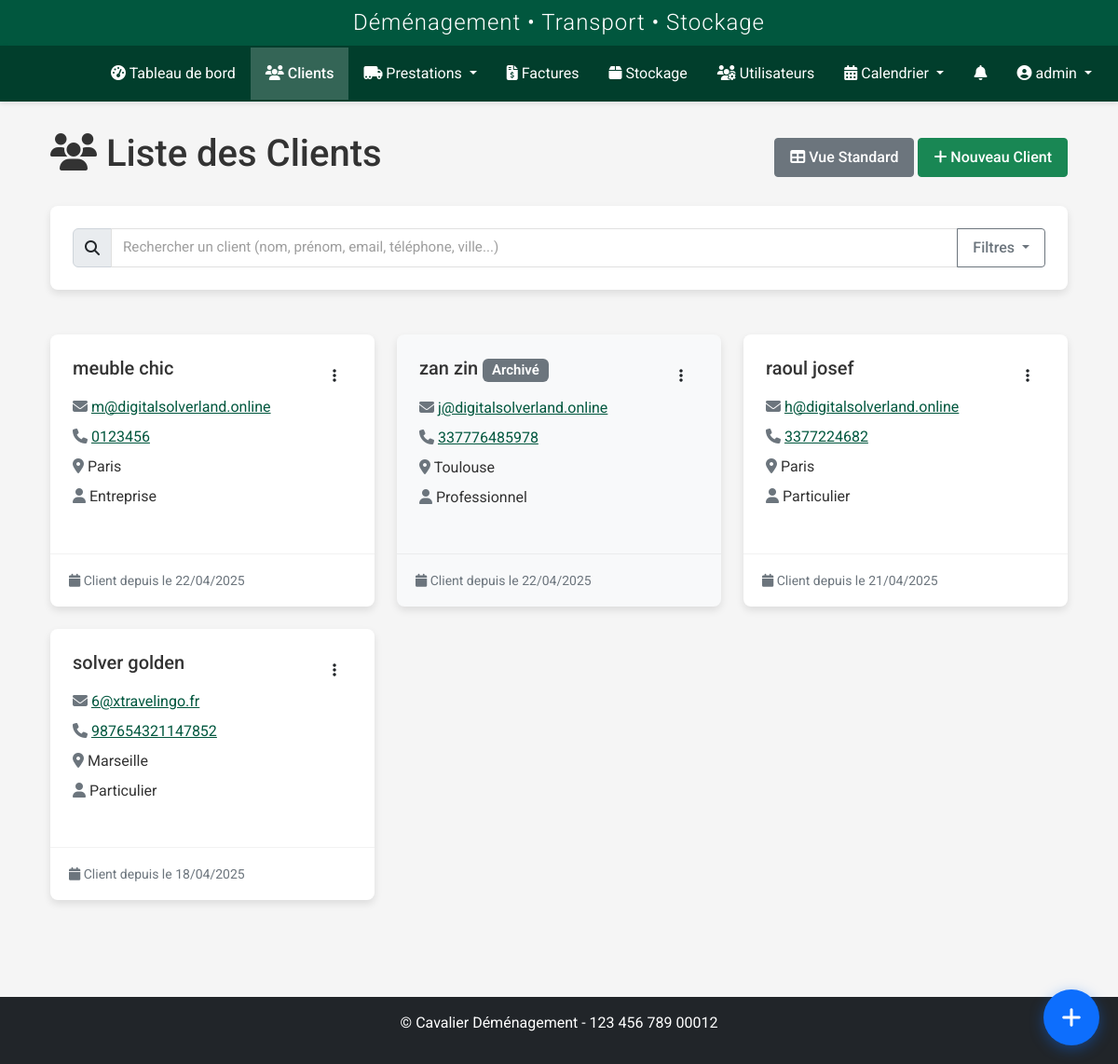
/clients/clients/liste (signed in), run on an earlier commit of the app's database.
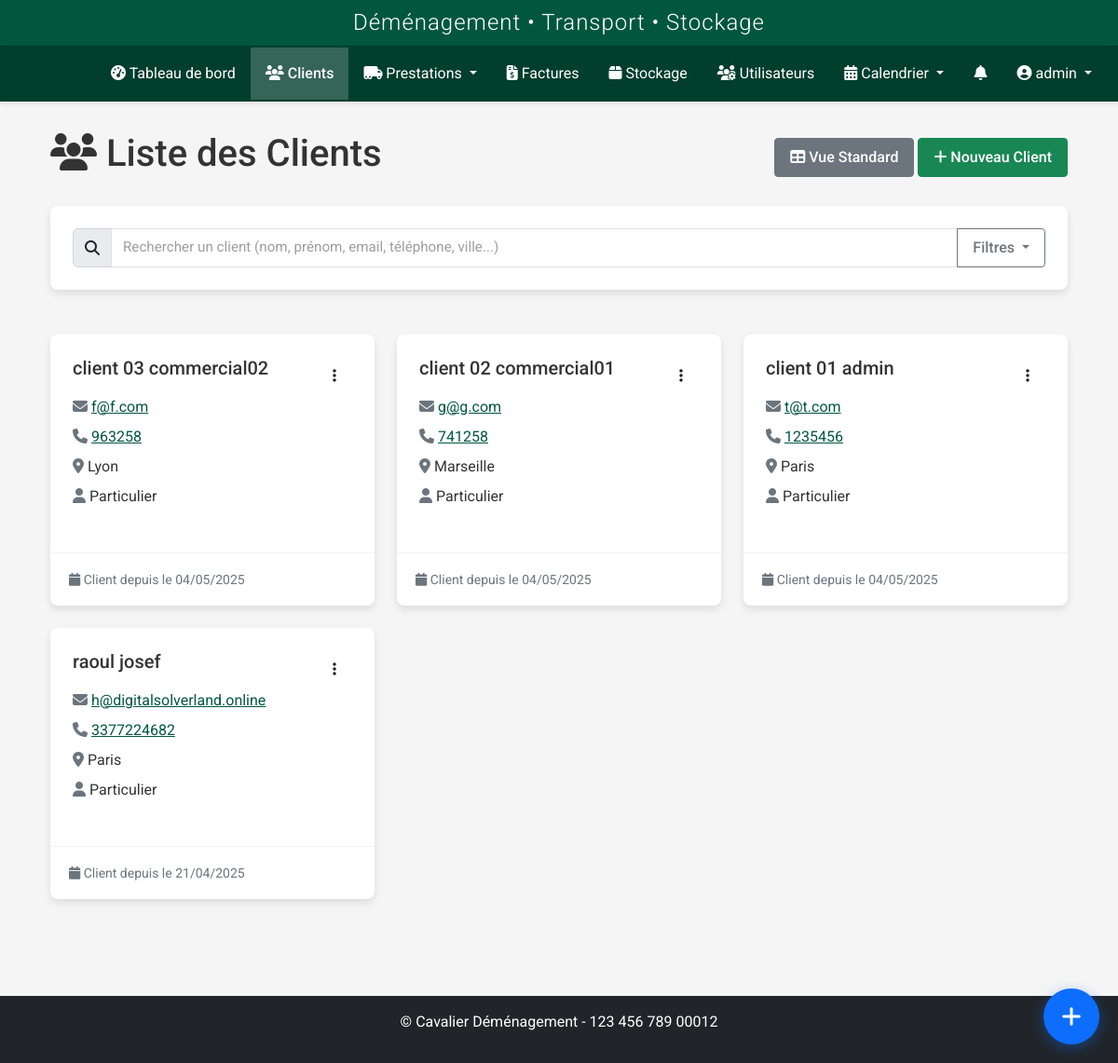
And on a later commit of the database.
### models.py (models this page shows, shortened)
class Client(db.Model):
    id = db.Column(db.Integer, primary_key=True)
    nom = db.Column(db.String(64), nullable=False)
    prenom = db.Column(db.String(64), nullable=False)
    adresse = db.Column(db.Text, nullable=True)
    code_postal = db.Column(db.String(10), nullable=True)
    ville = db.Column(db.String(64), nullable=True)
    pays = db.Column(db.String(64), default='France')
    telephone = db.Column(db.String(20), nullable=True)
    email = db.Column(db.String(120), nullable=True)
    type_client = db.Column(db.String(50), nullable=True)
    tags = db.Column(db.Text, nullable=True)
    observations = db.Column(db.Text, nullable=True)
    statut = db.Column(db.String(20), default='actif')
    archive = db.Column(db.Boolean, default=False)
    date_creation = db.Column(db.DateTime, nullable=False, default=datetime.utcnow)
    prestations_principales = db.relationship('Prestation', backref=db.backref('client_principal', lazy=True), lazy=True, foreign_keys="Prestation.client_id")
    prestations_supplementaires = db.relationship('Prestation', secondary=prestation_clients, back_populates='clients_supplementaires')
    factures = db.relationship('Facture', backref='client', lazy=True)

### routes/client.py (the view)
@client_bp.route('/clients/liste')
@login_required
@role_required('commercial', 'admin', 'superadmin')
def liste():
    clients = Client.query.order_by(Client.date_creation.desc()).all()
    return render_template('clients/liste.html', clients=clients)

### auth.py (called while the page is built)
def role_required(*roles):
    def decorator(f):
        @wraps(f)
        @login_required
        def decorated_function(*args, **kwargs):
            if current_user.role not in roles:
                flash('Vous n\'avez pas les permissions nécessaires pour accéder à cette page.', 'danger')
                return redirect(url_for('dashboard.index'))
            return f(*args, **kwargs)
        return decorated_function
    return decorator

### models.py (called while the page is built)
    def is_admin(self):
        return self.role in ['admin', 'superadmin']

    def is_transporteur(self):
        return self.role == 'transporteur' or self.is_admin()

### templates/clients/liste.html (shortened to what the changed rows need)
{% extends "base.html" %}
{% block content %}
<div class="container-fluid">
    <div class="row mb-4">
        <div class="col-12">
            <div class="d-flex justify-content-between align-items-center">
                <h1><i class="fas fa-users"></i> Liste des Clients</h1>
            </div>
        </div>
    </div>
    <div class="row" id="clientsList">
        {% for client in clients %}
        <div class="col-md-6 col-lg-4 mb-4 client-card"
             data-name="{{ client.nom }} {{ client.prenom }}"
             data-email="{{ client.email }}"
             data-phone="{{ client.telephone }}"
             data-city="{{ client.ville }}"
             data-type="{{ client.type_client }}"
             data-archived="{{ client.archive }}">
            <div class="card h-100 {% if client.archive %}bg-light{% endif %}">
                <div class="card-body">
                    <div class="d-flex justify-content-between align-items-start">
                        <h5 class="card-title mb-3">
                            {{ client.nom }} {{ client.prenom }}
                            {% if client.archive %}
                            <span class="badge bg-secondary">Archivé</span>
                            {% endif %}
                        </h5>
                        <div class="dropdown">
                            <button class="btn btn-link text-dark" type="button" data-bs-toggle="dropdown">
                                <i class="fas fa-ellipsis-v"></i>
                            </button>
                        </div>
                    </div>
                    <div class="client-info">
                        {% if client.email %}
                        <p class="mb-2">
                            <i class="fas fa-envelope text-muted"></i>
                            <a href="mailto:{{ client.email }}">{{ client.email }}</a>
                        </p>
                        {% endif %}
                        {% if client.telephone %}
                        <p class="mb-2">
                            <i class="fas fa-phone text-muted"></i>
                            <a href="tel:{{ client.telephone }}">{{ client.telephone }}</a>
                        </p>
                        {% endif %}
                        {% if client.ville %}
                        <p class="mb-2">
                            <i class="fas fa-map-marker-alt text-muted"></i>
                            {{ client.ville }}
                        </p>
                        {% endif %}
                        <p class="mb-0">
                            <i class="fas fa-user text-muted"></i>
                            {{ client.type_client }}
                        </p>
                    </div>
                </div>
                <div class="card-footer bg-transparent">
                    <small class="text-muted">
                        <i class="fas fa-calendar"></i>
                        Client depuis le {{ client.date_creation.strftime('%d/%m/%Y') }}
                    </small>
                </div>
            </div>
        </div>
        {% endfor %}
    </div>
</div>
{% endblock %}

What changed in the data, as far as the page shows it:
removed Client: nom "meuble", prenom "chic", email "m@digitalsolverland.online", telephone "0123456", ville "Paris", type_client "Entreprise", date_creation "22/04/2025"
removed Client: nom "zan", prenom "zin", archive "Archivé", email "j@digitalsolverland.online", telephone "337776485978", ville "Toulouse", type_client "Professionnel", date_creation "22/04/2025"
removed Client: nom "solver", prenom "golden", email "6@xtravelingo.fr", telephone "987654321147852", ville "Marseille", type_client "Particulier", date_creation "18/04/2025"
added Client: nom "client 03", prenom "commercial02", email "f@f.com", telephone "963258", ville "Lyon", type_client "Particulier", date_creation "04/05/2025"
added Client: nom "client 02", prenom "commercial01", email "g@g.com", telephone "741258", ville "Marseille", type_client "Particulier", date_creation "04/05/2025"
added Client: nom "client 01", prenom "admin", email "t@t.com", telephone "1235456", ville "Paris", type_client "Particulier", date_creation "04/05/2025"
